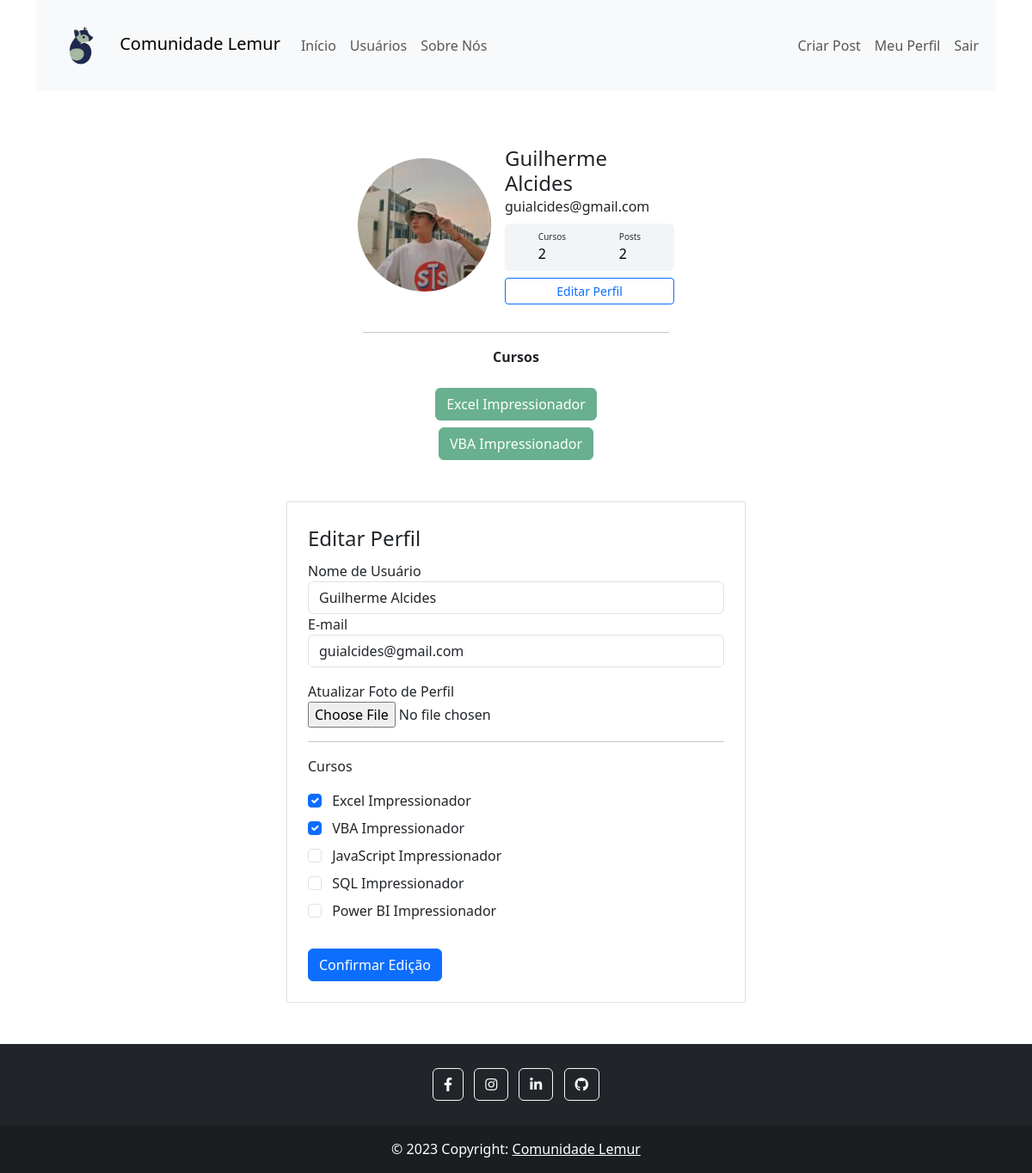
/perfil/editar (signed in), run on the app's committed database.
### comunidadelemur/models.py (models this page shows)
class Usuario(database.Model, UserMixin):
    id = database.Column(database.Integer, primary_key=True)
    username = database.Column(database.String, nullable=False)
    email = database.Column(database.String, nullable=False, unique=True)
    senha = database.Column(database.String, nullable=False)
    foto_perfil = database.Column(database.String, default='default.jpg')
    post = database.relationship('Post', backref='autor', lazy=True)
    cursos = database.Column(database.String, nullable=False, default='Não Informado')
    def contar_posts(self):
        return len(self.post)

### comunidadelemur/routes.py (the view)
@app.route('/perfil/editar', methods=['GET', 'POST'])
@login_required
def editar_perfil():
    form = FormEditarPerfil()
    if form.validate_on_submit():
        current_user.email = form.email.data
        current_user.username = form.username.data
        if form.foto_perfil.data:
            nome_imagem = salvar_imagem(form.foto_perfil.data)
            current_user.foto_perfil = nome_imagem
        current_user.cursos = atualizar_cursos(form)
        database.session.commit()
        flash('Perfil atualizado com sucesso!', 'alert-success')
        return redirect(url_for('perfil'))
    elif request.method == 'GET':
        form.email.data = current_user.email
        form.username.data = current_user.username
        cursos_selecionados = current_user.cursos.split(';')
        for campo in form:
            if 'curso_' in campo.name:
                if campo.label.text in cursos_selecionados:
                    campo.data = True
    foto_perfil = url_for('static', filename='fotos_perfil/{}'.format(current_user.foto_perfil))
    return render_template('editarperfil.html', foto_perfil=foto_perfil, form=form)

### comunidadelemur/forms.py (shortened to what this page needs)
class FormEditarPerfil(FlaskForm):
    username = StringField('Nome de Usuário', validators=[DataRequired()])
    email = StringField('E-mail', validators=[DataRequired(), Email()])
    foto_perfil = FileField('Atualizar Foto de Perfil', validators=[FileAllowed(['jpg', 'png'], 'Somente arquivos JPG e PNG são permitidos.')])
    curso_excel = BooleanField('Excel Impressionador')
    curso_vba = BooleanField('VBA Impressionador')
    curso_javascript = BooleanField('JavaScript Impressionador')
    curso_sql = BooleanField('SQL Impressionador')
    curso_powerbi = BooleanField('Power BI Impressionador')
    botao_submit_editarperfil = SubmitField('Confirmar Edição')

### comunidadelemur/models.py (called while the page is built)
@login_manager.user_loader
def load_usuario(id_usuario):
    return Usuario.query.get(int(id_usuario))

### comunidadelemur/templates/editarperfil.html (shortened to what this page needs)
{% extends 'perfil.html' %}
{% block form_editar_perfil %}
<div class="container mb-3 ">
      <div class="row">
        <div class="col-6 mx-auto">
          <form action="" method="POST" class="border mt-5 p-4" enctype="multipart/form-data">
            <legend>Editar Perfil</legend>
            <fieldset>
              <div class="form-group ">
                {{form.username.label(class='form-control-label')}}
                {% if form.username.errors %}
                  {{form.username(class='form-control is-invalid')}}
                  <div class="invalid-feedback">
                    {% for erro in form.username.errors %}
                      {{ erro }}
                    {% endfor %}
                  </div>
                  {% else %}
                  {{form.username(class='form-control')}}
                {% endif %}
              </div>
              <div class="form-group">
                {{form.email.label(class='form-control-label')}}
                {% if form.email.errors %}
                  {{form.email(class='form-control is-invalid')}}
                  <div class="invalid-feedback">
                    {% for erro in form.email.errors %}
                      {{ erro }}
                    {% endfor %}
                  </div>
                  {% else %}
                  {{form.email(class='form-control')}}
                {% endif %}
              </div>
              <div class="form-group mt-3">
                {{ form.foto_perfil.label}} <br>
                {{ form.foto_perfil(class="form-control-file")}}
              </div>
              <hr>
              <p>Cursos</p>
              {% for campo in form %}
                {% if 'curso_' in campo.name %}
                  <div class="form-group mb-2">
                    {{campo(class='form-check-input')}}
                    {{campo.label(class='ms-2')}}
                  </div>
                {% endif%}
              {% endfor %}
            </fieldset>
            {{form.botao_submit_editarperfil(class='btn btn-primary mt-4')}}
          </form>
        </div>
      </div>
  </div>
{% endblock %}

### comunidadelemur/templates/perfil.html
{% extends 'base.html' %}
{% block body %}
<div class="container mt-5 d-flex justify-content-center">
    <div class="card p-3">
        <div class="d-flex align-items-center">
            <div class="image pe-3">
                <img src="{{ foto_perfil }}"
                    class="rounded-circle" width="155">
            </div>
            <div class="ml-3 w-100">
                <h4 class="mb-0 mt-0">{{ current_user.username}}</h4>
                <span>{{ current_user.email}}</span>
                <div class="p-2 mt-2 bg-primary d-flex justify-content-around rounded text-white stats">
                    {% if 'Não Informado' in current_user.cursos %}
                        <div class="d-flex flex-column">
                            <span class="articles">Cursos</span>
                            <span class="number1">0</span>
                        </div>
                    {% else %}
                        <div class="d-flex flex-column">
                            <span class="articles">Cursos</span>
                            <span class="number1">{{ current_user.cursos.count(';') + 1}}</span>
                        </div>
                    {% endif %}
                    <div class="d-flex flex-column">
                        <span class="rating">Posts</span>
                        <span class="number3">{{ current_user.contar_posts() }}</span>
                    </div>
                </div>
                <div class="button mt-2 d-flex flex-row align-items-center">
                    <a href="{{ url_for('editar_perfil')}}" class="w-100">
                        <button class="btn btn-sm btn-outline-primary w-100">Editar Perfil</button>
                    </a>
                </div>
            </div>
        </div>
    </div>
</div>
<div class="row justify-content-center">
    <div class="col col-4" style="text-align: center;">
        <hr>
        <p><strong>Cursos</strong></p>
        {% for curso in current_user.cursos.split(';') %}
            <button type="button" class="btn btn-success mt-2" disabled>{{ curso }}</button>
        {% endfor %}
    </div>
</div>
{% block form_editar_perfil %}
{% endblock %}
{% endblock %}

### comunidadelemur/static/main.css (style rules this page uses)
.card { width: 400px; border: none; border-radius: 10px; background-color: #fff; }
.stats { background: #f2f5f8 !important; color: #000 !important; }
.articles { font-size: 10px; color: #2c2c2c; }
.number1 { font-weight: 500; }
.rating { font-size: 10px; color: #2c2c2c; }
.number3 { font-weight: 500; }

### data on the page
Usuario: username "Guilherme Alcides", email "guialcides@gmail.com", cursos "2"

### other printed values
{{ current_user.contar_posts() }} "2"
{{ curso }} "Excel Impressionador" "VBA Impressionador"
{{ campo.label(class='ms-2') }} "Excel Impressionador" "VBA Impressionador" "JavaScript Impressionador" "SQL Impressionador" "Power BI Impressionador"
